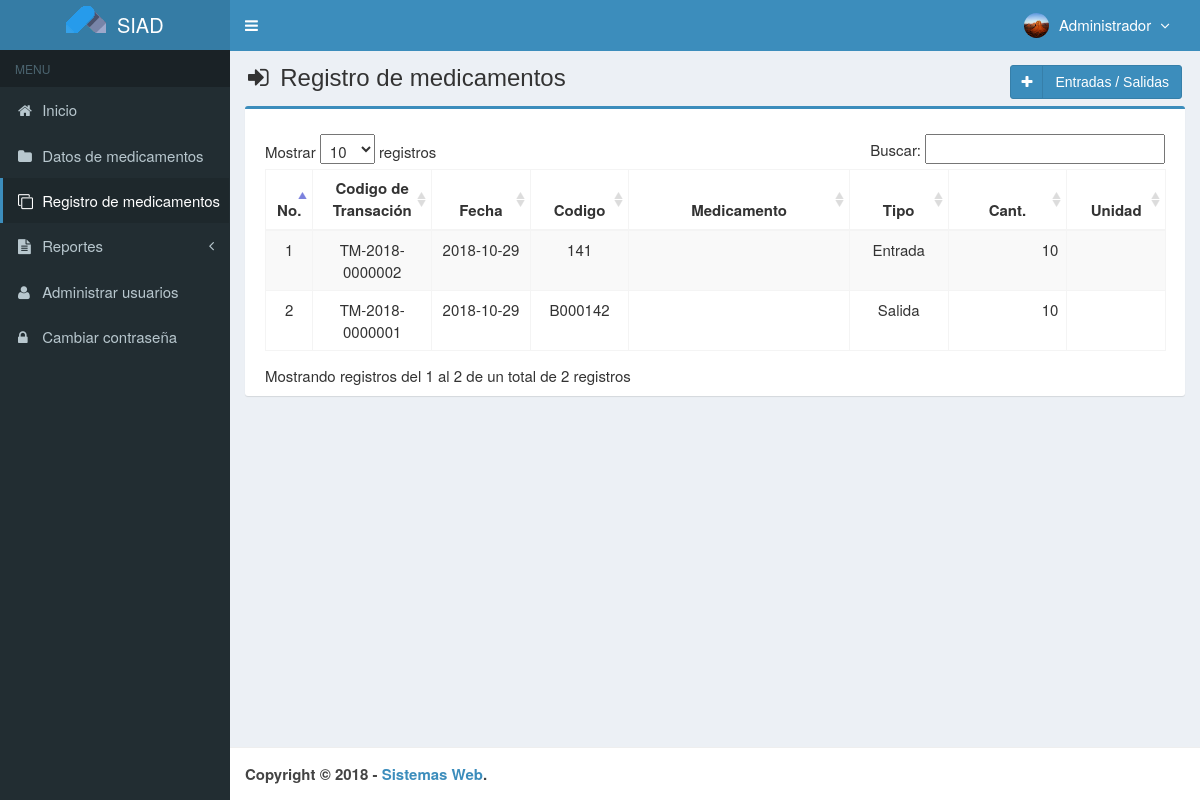
The page /main.php?module=medicines_transaction (signed in) on the database its author committed.
### tables this page shows
CREATE TABLE `usuarios` (
  `id_user` int(3) NOT NULL,
  `username` varchar(50) NOT NULL,
  `name_user` varchar(50) NOT NULL,
  `password` varchar(50) NOT NULL,
  `correo_i` varchar(50) DEFAULT NULL,
  `telefono` varchar(13) DEFAULT NULL,
  `foto` varchar(100) DEFAULT NULL,
  `permisos_acceso` enum('Super Admin','Gerente','Almacen') NOT NULL,
  `status` enum('activo','bloqueado') NOT NULL DEFAULT 'activo',
  `created_at` timestamp NOT NULL DEFAULT CURRENT_TIMESTAMP,
  `updated_at` timestamp NOT NULL DEFAULT CURRENT_TIMESTAMP ON UPDATE CURRENT_TIMESTAMP
);

CREATE TABLE `transaccion_medicamentos` (
  `codigo_transaccion` varchar(15) NOT NULL,
  `fecha` date NOT NULL,
  `codigo` varchar(7) NOT NULL,
  `numero` int(11) NOT NULL,
  `created_user` int(3) NOT NULL,
  `created_date` timestamp NOT NULL DEFAULT CURRENT_TIMESTAMP ON UPDATE CURRENT_TIMESTAMP,
  `tipo_transaccion` varchar(50) NOT NULL
);

CREATE TABLE `medicamentos` (
  `codigo` varchar(7) NOT NULL,
  `nombre` varchar(50) NOT NULL,
  `precio_compra` int(11) NOT NULL,
  `precio_venta` int(11) NOT NULL,
  `unidad` varchar(20) NOT NULL,
  `stock` int(11) NOT NULL,
  `created_user` int(3) NOT NULL,
  `created_date` timestamp NOT NULL DEFAULT CURRENT_TIMESTAMP,
  `updated_user` int(3) NOT NULL,
  `updated_date` timestamp NOT NULL DEFAULT CURRENT_TIMESTAMP ON UPDATE CURRENT_TIMESTAMP,
  `p_nombre` varchar(50) NOT NULL,
  `cedula` int(10) NOT NULL,
  `credencial` int(20) NOT NULL,
  `p_apellido` varchar(50) NOT NULL,
  `fec_nac` varchar(50) NOT NULL,
  `edad` int(3) NOT NULL,
  `s_nombre` varchar(50) NOT NULL,
  `s_apellido` varchar(50) NOT NULL,
  `rif` int(15) NOT NULL,
  `genero` int(11) NOT NULL,
  `tel_cel` int(11) NOT NULL,
  `tel_hab` int(11) NOT NULL,
  `tel_emerg` int(11) NOT NULL,
  `municipio` varchar(50) NOT NULL,
  `calle` varchar(50) NOT NULL,
  `casa` varchar(50) NOT NULL,
  `parroquia` varchar(50) NOT NULL,
  `estado` varchar(50) NOT NULL,
  `ciudad` varchar(50) NOT NULL,
  `avenida` varchar(50) NOT NULL,
  `codigo_cp` int(20) NOT NULL,
  `serial_cp` int(20) NOT NULL,
  `estado_c` varchar(50) NOT NULL,
  `lugar_nac` varchar(50) NOT NULL,
  `correo_e` varchar(50) NOT NULL,
  `grado_inst` varchar(50) NOT NULL,
  `correo_i` varchar(50) NOT NULL
);

### modules/medicines_transaction/view.php (the view, shortened to what this page needs)
<section class="content-header">
  <h1>
    <i class="fa fa-sign-in icon-title"></i> Registro de medicamentos
    <a class="btn btn-primary btn-social pull-right" href="?module=form_medicines_transaction&form=add" title="Agregar" data-toggle="tooltip">
      <i class="fa fa-plus"></i> Entradas / Salidas
    </a>
  </h1>
</section>
<section class="content">
  <div class="row">
    <div class="col-md-12">
      <div class="box box-primary">
        <div class="box-body">
          <table id="dataTables1" class="table table-bordered table-striped table-hover">
            <thead>
              <tr>
                <th class="center">No.</th>
                <th class="center">Codigo de Transación</th>
                <th class="center">Fecha</th>
                <th class="center">Codigo</th>
                <th class="center">Medicamento</th>
				<th class="center">Tipo</th>
                <th class="center">Cant.</th>
                <th class="center">Unidad</th>
              </tr>
            </thead>
            <tbody>
            <?php
            $no = 1;
            $query = mysqli_query($mysqli, "SELECT a.tipo_transaccion, a.codigo_transaccion,a.fecha,a.codigo,a.numero,b.codigo,b.nombre,b.unidad
                                            FROM transaccion_medicamentos as a INNER JOIN medicamentos as b ON a.codigo=b.codigo ORDER BY codigo_transaccion DESC")
                                            or die('error '.mysqli_error($mysqli));
            while ($data = mysqli_fetch_assoc($query)) {
              $fecha         = $data['fecha'];
              echo "<tr>
                      <td width='30' class='center'>$no</td>
                      <td width='100' class='center'>$data[codigo_transaccion]</td>
                      <td width='80' class='center'>$fecha</td>
                      <td width='80' class='center'>$data[codigo]</td>
                      <td width='200'>$data[nombre]</td>
					  <td width='80' class='center'>$data[tipo_transaccion]</td>
                      <td width='100' align='right'>$data[numero]</td>
                      <td width='80' class='center'>$data[unidad]</td>
                    </tr>";
              $no++;
            }
            ?>
            </tbody>
          </table>
        </div>
      </div>
    </div>
  </div>
</section><!-- /.content

### top-menu.php (shortened to what this page needs)
<?php
require_once "config/database.php";
$query = mysqli_query($mysqli, "SELECT id_user, name_user, foto, permisos_acceso FROM usuarios WHERE id_user='$_SESSION[id_user]'")
                                or die('error: '.mysqli_error($mysqli));
$data = mysqli_fetch_assoc($query);
?>
<li class="dropdown user user-menu">
  <a href="#" class="dropdown-toggle" data-toggle="dropdown">
  <?php
  if ($data['foto']=="") { ?>
    <img src="images/user/user-default.png" class="user-image" alt="User Image"/>
  <?php
  }
  else { ?>
    <img src="images/user/<?php echo $data['foto']; ?>" class="user-image" alt="User Image"/>
  <?php
  }
  ?>
    <span class="hidden-xs"><?php echo $data['name_user']; ?> <i style="margin-left:5px" class="fa fa-angle-down"></i></span>
  </a>
</li>

### assets/css/style.css (style rules this page uses)
.btn-social *:first-child { border-right: 1px solid rgba(0, 0, 0, 0.1); bottom: 0; font-size: 1em !important; left: 0; line-height: 32px !important; position: absolute; text-align: center; top: 0; width: 32px !important; }
.content-header { padding: 15px 18px 0; position: relative; }
.center { text-align:center; }
.icon-title { margin-right: 5px; }
body { background-color: #fff; color: #333; font-size: 15px; line-height: 1.42857; }

### rows shown on the page
usuarios: foto (picture), name_user "Administrador"
transaccion_medicamentos: codigo_transaccion "TM-2018-0000002", fecha "2018-10-29", codigo.codigo "141", tipo_transaccion "Entrada", numero "10"
transaccion_medicamentos: codigo_transaccion "TM-2018-0000001", fecha "2018-10-29", codigo.codigo "B000142", tipo_transaccion "Salida", numero "10"
